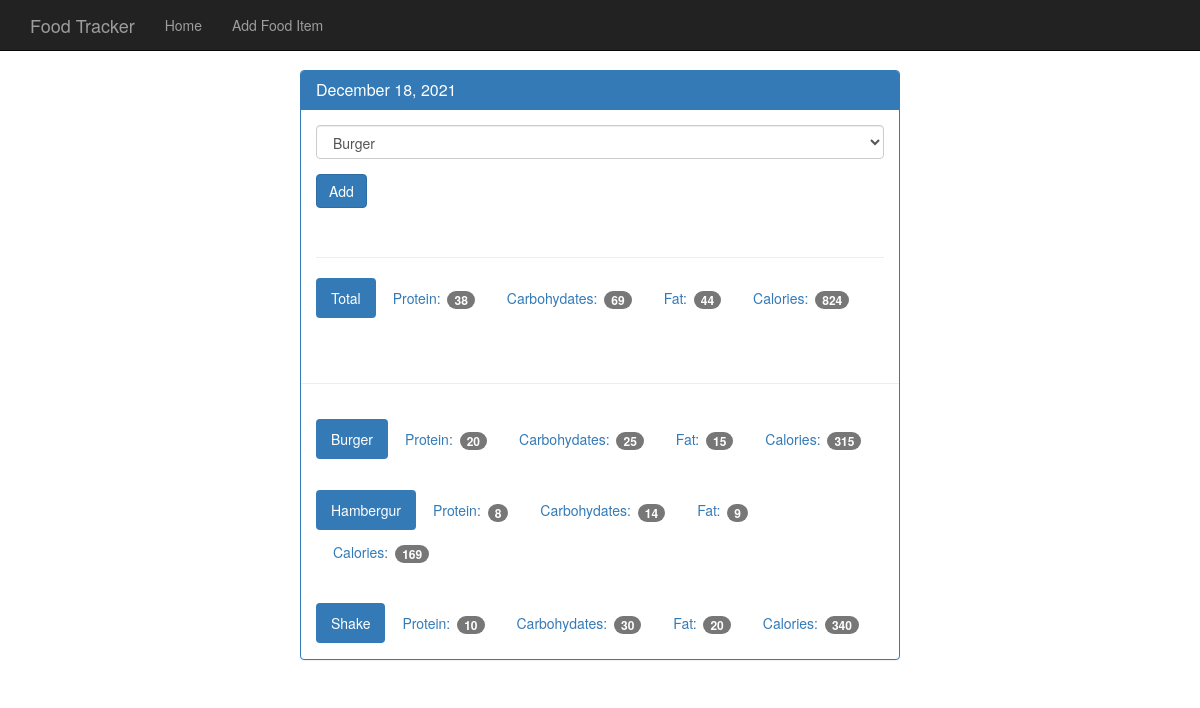
Screenshot of /view/20211218 with the database file from the repository.
### tables this page shows
CREATE TABLE food(
  id integer primary key autoincrement,
  name text not null,
  protein integer not null,
  carbohydrates integer not null,
  fat integer not null,
  calories integer not null
);

### app.py (the view)
@app.route('/view/<date>', methods=['GET','POST']) #date is going to 20170520
def view(date):
    db = get_db()
    cur = db.execute('select id, entry_date from log_date where entry_date = ?', [date])
    date_result = cur.fetchone()
    if request.method == 'POST':
        db.execute('insert into food_date (food_id, log_date_id) values (?, ?)', [request.form['food-select'],date_result['id']])
        db.commit()
    d = datetime.strptime(str(date_result['entry_date']), '%Y%m%d')
    pretty_date = datetime.strftime(d, '%B %d, %Y')
    food_cur = db.execute('select id,name from food')
    food_results = food_cur.fetchall()
    log_cur = db.execute('''select food.name, food.protein, food.carbohydrates, food.fat, food.calories
        from log_date
        join food_date on food_date.log_date_id = log_date.id
        join food on food.id = food_date.food_id
        where log_date.entry_date = ?''', [date] )
    log_results = log_cur.fetchall()
    totals = {}
    totals['protein'] = 0
    totals['carbohydrates'] = 0
    totals['fat'] = 0
    totals['calories'] = 0
    for food in log_results:
        totals['protein'] += food['protein']
        totals['carbohydrates'] += food['carbohydrates']
        totals['fat'] += food['fat']
        totals['calories'] += food['calories']
    return render_template('day.html', entry_date=date_result['entry_date'] ,pretty_date = pretty_date, \
                food_results=food_results, log_results = log_results, totals=totals)

### database.py (called while the page is built)
def connect_db():
    sql = sqlite3.connect('./food_log.db')
    sql.row_factory = sqlite3.Row
    return sql

def get_db():
    if not hasattr(g, 'sqlite_db'):
        g.sqlite_db = connect_db()
    return g.sqlite_db

### templates/day.html
{% extends "base.html" %}
{% block body %}
    <nav class="navbar navbar-inverse navbar-fixed-top">
      <div class="container">
        <div class="navbar-header">
          <a class="navbar-brand" href="{{ url_for('index') }}">Food Tracker</a>
        </div>
        <div id="navbar" class="navbar-collapse collapse">
          <ul class="nav navbar-nav">
            <li><a href="{{ url_for('index') }}">Home</a></li>
            <li><a href="{{ url_for('food') }}">Add Food Item</a></li>
          </ul>
        </div>
      </div>
    </nav>
    <div class="container theme-showcase col-sm-6 col-sm-offset-3" role="main">
      <div class="row">
        <div>
          <div class="panel panel-primary">
            <div class="panel-heading">
              <h3 class="panel-title">{{ pretty_date }}</h3>
            </div>
            <div class="panel-body">
              <form method="POST" action="{{ url_for('view', date=entry_date) }}">
                <div class="form-group">
                  <select class="form-control" name="food-select">
                    {% for food in food_results %}
                    <option value={{ food.id }}>{{ food.name }}</option>
                    {% endfor %}
                  </select>
                </div>
                <button type="submit" class="btn btn-primary">Add</button>
              </form>
              <div class="page-header"></div>
              <ul class="nav nav-pills" role="tablist">
                <li class="active"><a>Total</a></li>
                <li><a>Protein: <span class="badge">{{ totals['protein'] }}</span></a></li>
                <li><a>Carbohydates: <span class="badge">{{ totals['carbohydrates'] }}</span></a></li>
                <li><a>Fat: <span class="badge">{{ totals['fat'] }}</span></a></li>
                <li><a>Calories: <span class="badge">{{ totals['calories'] }}</span></a></li>
              </ul>
            </div>
            <div class="page-header"></div>
            {% for food in log_results %}
            <div class="panel-body">
              <ul class="nav nav-pills" role="tablist">
                <li class="active"><a>{{ food.name }}</a></li>
                <li><a>Protein: <span class="badge">{{ food.protein }}</span></a></li>
                <li><a>Carbohydates: <span class="badge">{{ food.carbohydrates }}</span></a></li>
                <li><a>Fat: <span class="badge">{{ food.fat }}</span></a></li>
                <li><a>Calories: <span class="badge">{{ food.calories }}</span></a></li>
              </ul>
            </div>
            {% endfor %}
          </div>
        </div>
      </div>
    </div>
  {% endblock %}

### templates/base.html (shortened to what this page needs)
<!DOCTYPE html>
<html lang="en">
  <head>
    <link href="{{ url_for('static', filename='bootstrap.min.css') }}" rel="stylesheet">
    <link href="{{ url_for('static', filename='theme.css') }}" rel="stylesheet">
  </head>
  <body>
    {% block body %}
    {% endblock %}
  </body>
</html>

### static/theme.css (style rules this page uses)
body { padding-top: 70px; padding-bottom: 30px; }

### rows the page displays
food: name "Burger", protein "20", carbohydrates "25", fat "15", calories "315"
food: name "Hambergur", protein "8", carbohydrates "14", fat "9", calories "169"
food: name "Shake", protein "10", carbohydrates "30", fat "20", calories "340"

### other values shown
{{ pretty_date }} "December 18, 2021"
{{ totals['protein'] }} "38"
{{ totals['carbohydrates'] }} "69"
{{ totals['fat'] }} "44"
{{ totals['calories'] }} "824"
form field food-select "Burger"
